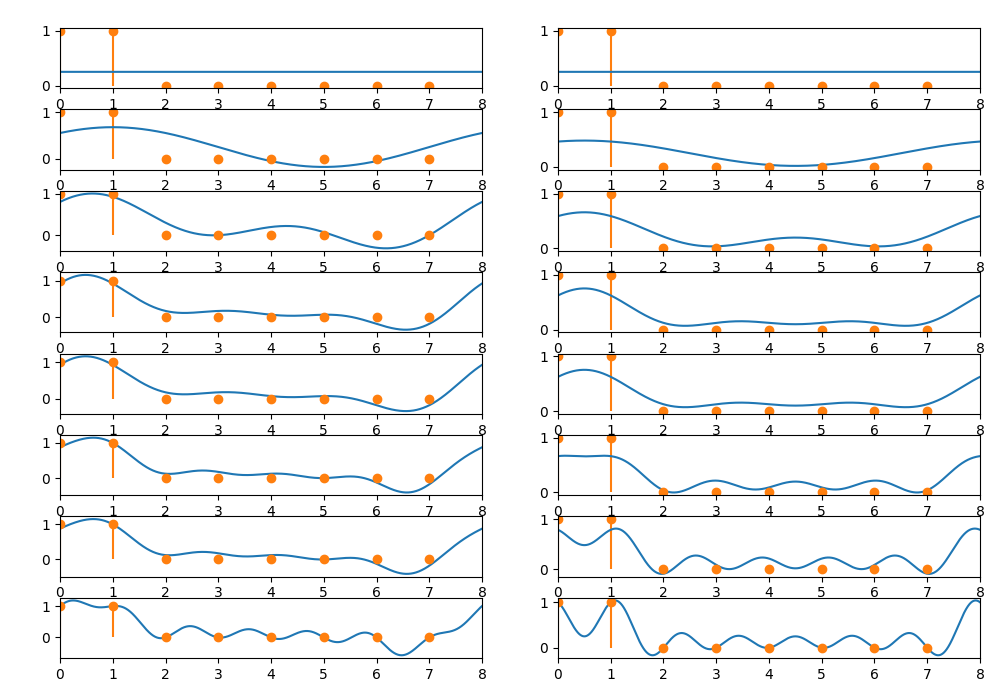

The script that saved this image:
import os
import sys
import numpy as np
import matplotlib.pyplot as plt
from libDIP.tmat4e import tmat4e

# %% Figure69

# Parameters
N = 8

# Data
f = np.array([1, 1, 0, 0, 0, 0, 0, 0], dtype=float)

# DHT / DFT matrices
DHT = tmat4e('DHT', N)

# MATLAB dftmtx(N)
k = np.arange(N)
DFT = np.exp(-1j * 2 * np.pi * np.outer(k, k) / N)

# Reconstruction buffers
Rec = np.zeros((N, 8001), dtype=float)
Rec1 = np.zeros((N, 8001), dtype=complex)

t = np.arange(0, N + 1 / 1000.0, 1 / 1000.0)

Theta = DHT @ f
Theta1 = DFT @ f

for i in range(N):
    Phi = np.cos(2 * np.pi * t * i / N) + np.sin(2 * np.pi * t * i / N)
    Phi1 = np.cos(2 * np.pi * t * i / N) + 1j * np.sin(2 * np.pi * t * i / N)

    if i == 0:
        Rec[i, :] = Phi * Theta[i]
        Rec1[i, :] = Phi1 * Theta1[i]
    else:
        Rec[i, :] = Rec[i - 1, :] + Phi * Theta[i]
        Rec1[i, :] = Rec1[i - 1, :] + Phi1 * Theta1[i]

Factor = 1.0 / Rec[7, 0]
Factor1 = 1.0 / Rec1[7, 0]

tn = np.arange(0, 8)

# Display
plt.figure(figsize=(10, 7), dpi=100)
for iter_idx in range(N):
    ax1 = plt.subplot(N, 2, 2 * iter_idx + 1)
    ax1.plot(t, Factor * Rec[iter_idx, :])
    ax1.stem(tn, f, linefmt='C1-', markerfmt='C1o', basefmt=' ')
    ax1.set_xlim(t[0], t[-1])

    ax2 = plt.subplot(N, 2, 2 * iter_idx + 2)
    ax2.plot(t, np.real(Factor1 * Rec1[iter_idx, :]))
    ax2.stem(tn, f, linefmt='C1-', markerfmt='C1o', basefmt=' ')
    ax2.set_xlim(t[0], t[-1])

plt.subplots_adjust(left=0.06, right=0.98, top=0.96, bottom=0.06, wspace=0.18, hspace=0.35)
plt.savefig('Figure69.png')
print('Saved Figure69.png')
plt.show()
